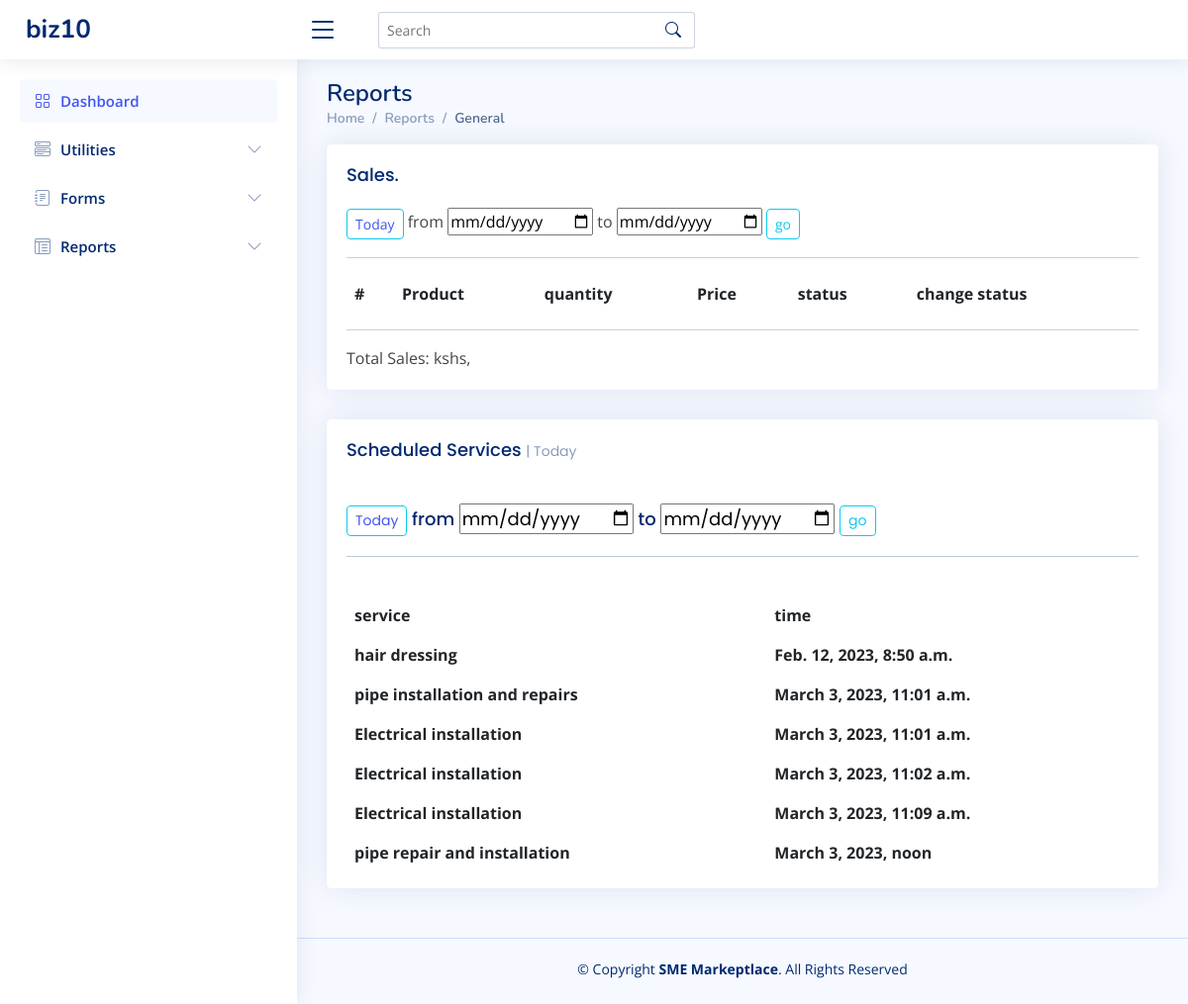
Page /today_query/ (signed in) on the earlier database version.
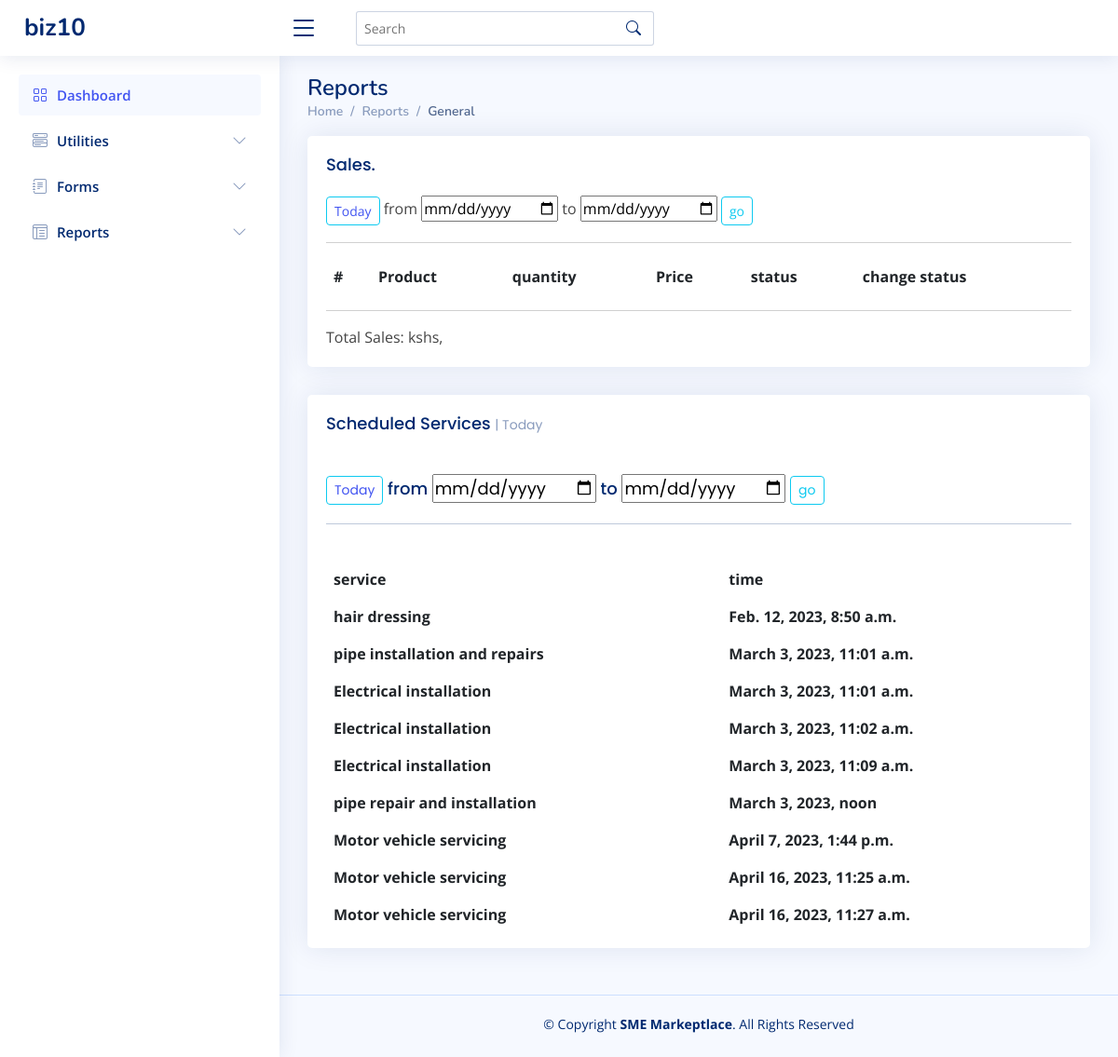
Same page on the later database version.
### Service/models.py (models this page shows)
class ScheduleService(models.Model):
    customer = models.ForeignKey("Customer", on_delete=models.CASCADE, null=True,blank=True)
    service = models.ForeignKey('Service', on_delete=models.CASCADE)
    time = models.DateTimeField()

class Service(models.Model):
    business = models.ForeignKey("Business",on_delete=models.CASCADE, null=True, related_name="services")
    name = models.CharField(max_length=200)
    charges = models.DecimalField(max_digits=6, decimal_places=2)
    images = models.FileField(upload_to="photo/Service", blank=True, null=True)
    video = models.FileField(upload_to="videos", blank=True, null=True)
    description = models.TextField(max_length=200)
    def __str__(self):
      return self.name

### Service/views.py (the view)
# urls.py: path('today_query/', today_query, name='today_query'),
def today_query(request):
    user = request.user
    last = user.last_login
    now = datetime.datetime.now()
    business = Business.objects.get(user=user)
    enquiries = Response.objects.all()
    products = business.products.all()
    sales = Sales.objects.filter(product__in=products)
    sales = sales.filter(time__date=datetime.date.today())
    s_services = ScheduleService.objects.all()
    mydict = {
        'business':business,
        'enquiries':enquiries,
        'sales':sales,
        'products':products,
        'last':last,
        'now': now,
        's_services':s_services
    }
    return render(request, "business_home/NiceAdmin/tables-data.html", mydict)

### templates/business_home/NiceAdmin/tables-data.html (shortened to what this page needs)
<!DOCTYPE html>
{% extends './index.html' %}
  {% load static %}
{% block main %}
    <div class="pagetitle">
      <h1>Reports</h1>
      <nav>
        <ol class="breadcrumb">
          <li class="breadcrumb-item"><a href="index.html">Home</a></li>
          <li class="breadcrumb-item">Reports</li>
          <li class="breadcrumb-item active">General</li>
        </ol>
      </nav>
    </div>
    <section class="section">
      <div class="row">
        <div class="col-12">
          <div class="card  overflow-auto">
            <div class="card-body">
              <h5 class="card-title">Sales.</h5>
                <form method="post" action="{% url 'from_to_query' %}">
                  <button class="btn btn-sm btn-outline-info"><a href="{% url 'today_query' %}">Today</a></button>
                  <label>from</label>
                  <input type="date" name="from">
                  <label>to</label>
                <input type="date" name="to">
                <button type="submit" class="btn btn-sm btn-outline-info">go</button>
                </form>
              <hr>
              <table class="table table-borderless">
                <thead>
                  <tr>
                    <th scope="col">#</th>
                    <th scope="col">Product </th>
                    <th scope="col">quantity</th>
                    <th scope="col">Price</th>
                    <th scope="col">status</th>
                    <th scope="col">change status</th>
                  </tr>
                </thead>
              </table>
              <hr>
              Total Sales: kshs, {{ total_price }}
            </div>
          </div>
        </div>
        <div class="col-12">
          <div class="card top-selling overflow-auto">
            <div class="card-body pb-0">
              <h5 class="card-title">Scheduled Services <span>| Today</span></h5>
              <div class="card-title mb-2">
                <form method="post" action="{% url 'from_to_schedule' %}">
                  <button class="btn btn-sm btn-outline-info vh-3 w-3" ><a href="{% url 'today_service' %}">Today</a></button>
                  <label>from</label>
                  <input type="date" name="from">
                  <label>to</label>
                <input type="date" name="to">
                <button type="submit" class="btn btn-sm btn-outline-info">go</button>
                </form>
                <hr>
              </div>
              <table class="table table-borderless">
                <thead>
                  <tr>
                    <th scope="col">service</th>
                    <th scope="col">time</th>
                  </tr>
                </thead>
                <tbody>
                  {% for s in s_services %}
                  <tr>
                    <th scope="row">{{ s.service }}</th>
                    <th scope="row">{{ s.time }}</th>
                  {% endfor %}
                </tbody>
              </table>
            </div>
          </div>
        </div>
      </div>
    </section>
{% endblock main %}

Differences in the rows shown:
added ScheduleService: service "Motor vehicle servicing", time "April 7, 2023, 1:44 p.m."
added ScheduleService: service "Motor vehicle servicing", time "April 16, 2023, 11:25 a.m."
added ScheduleService: service "Motor vehicle servicing", time "April 16, 2023, 11:27 a.m."
